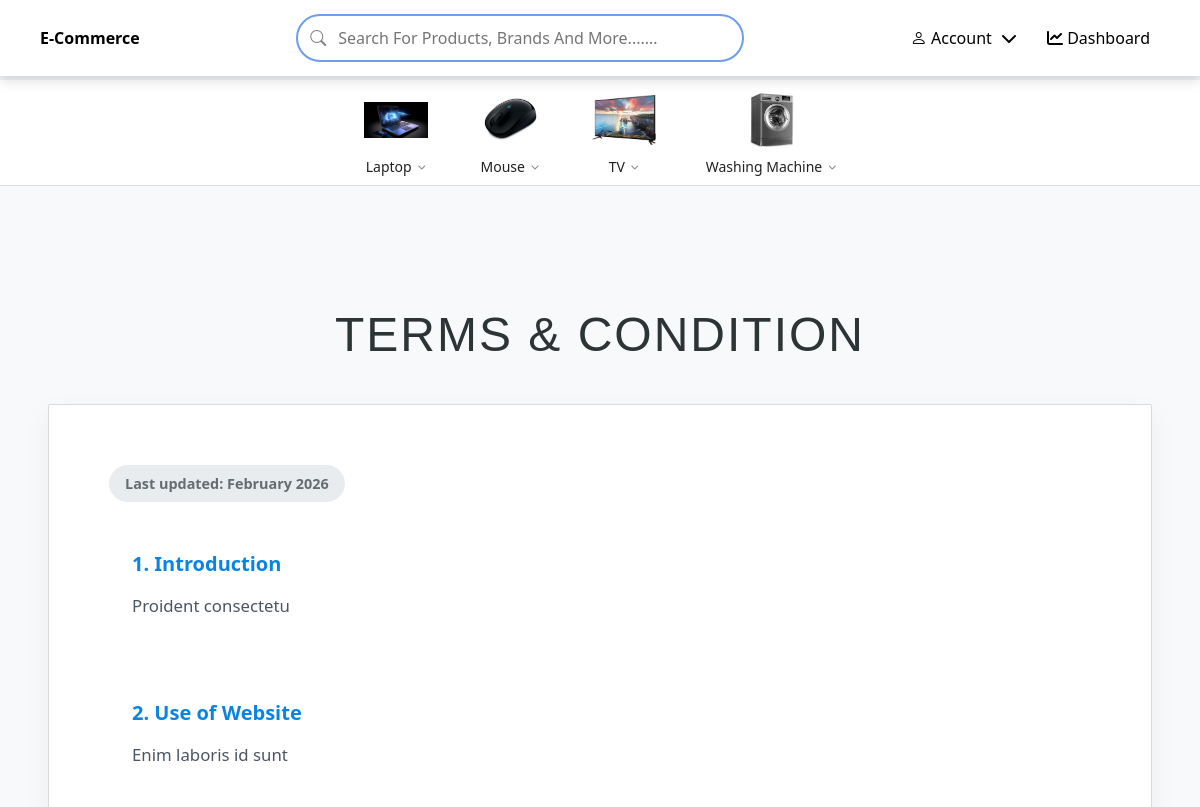
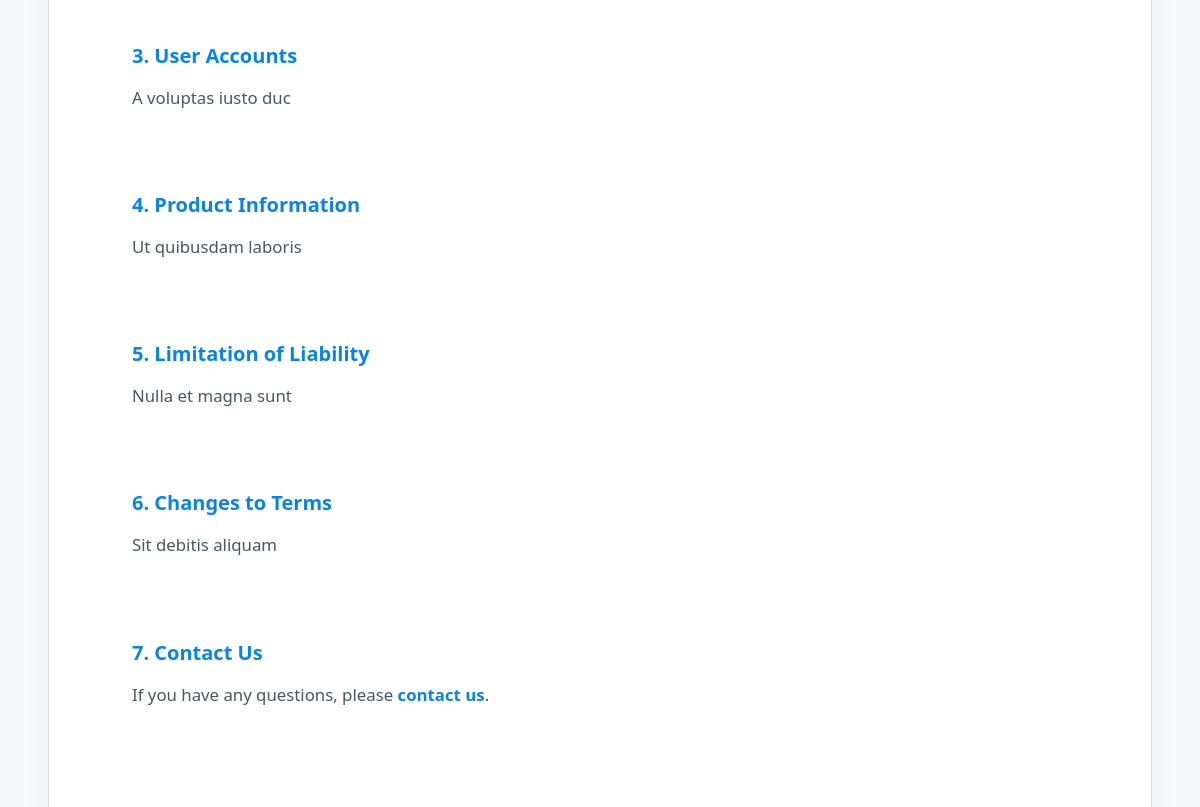
The app's page /user/terms/ (signed in, upper part), older data (2 pictures, top to bottom).
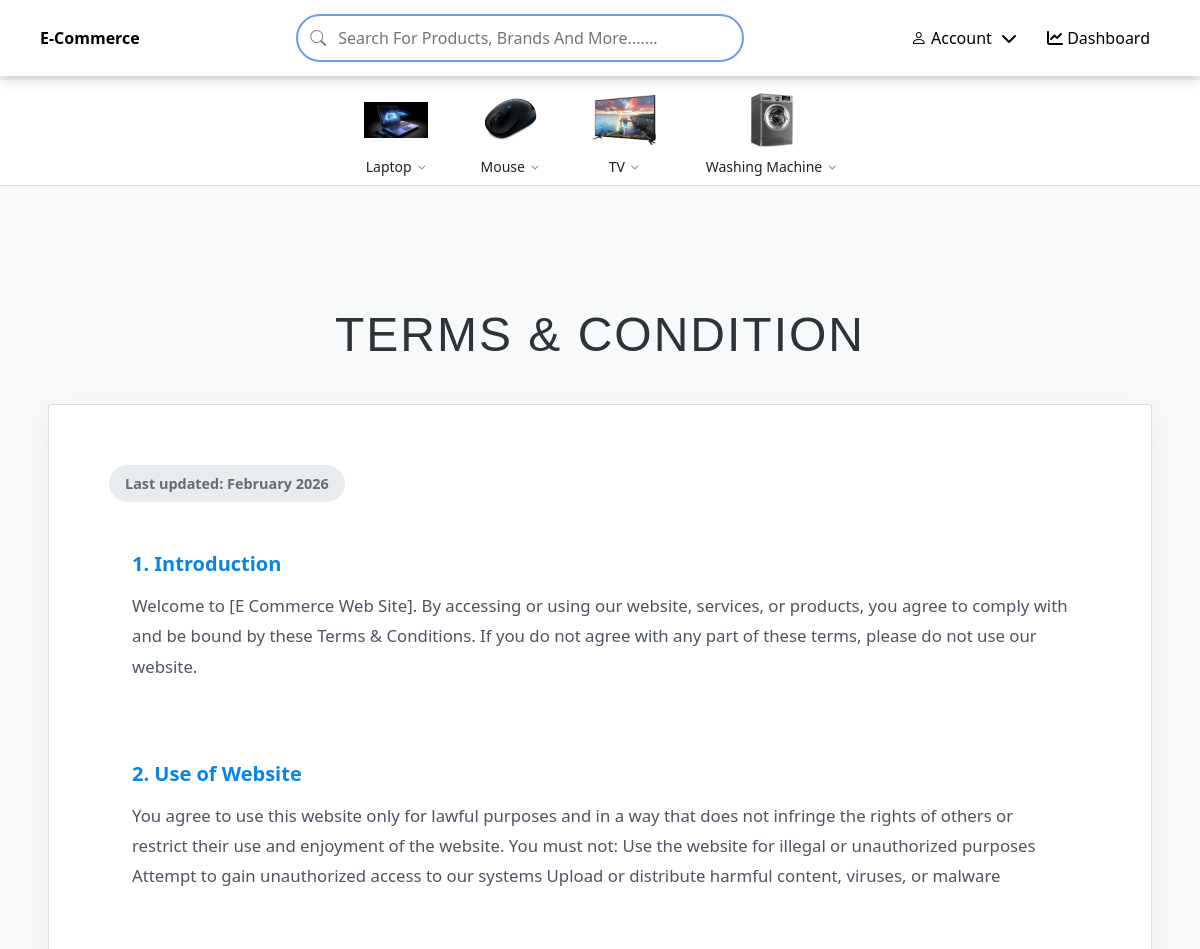
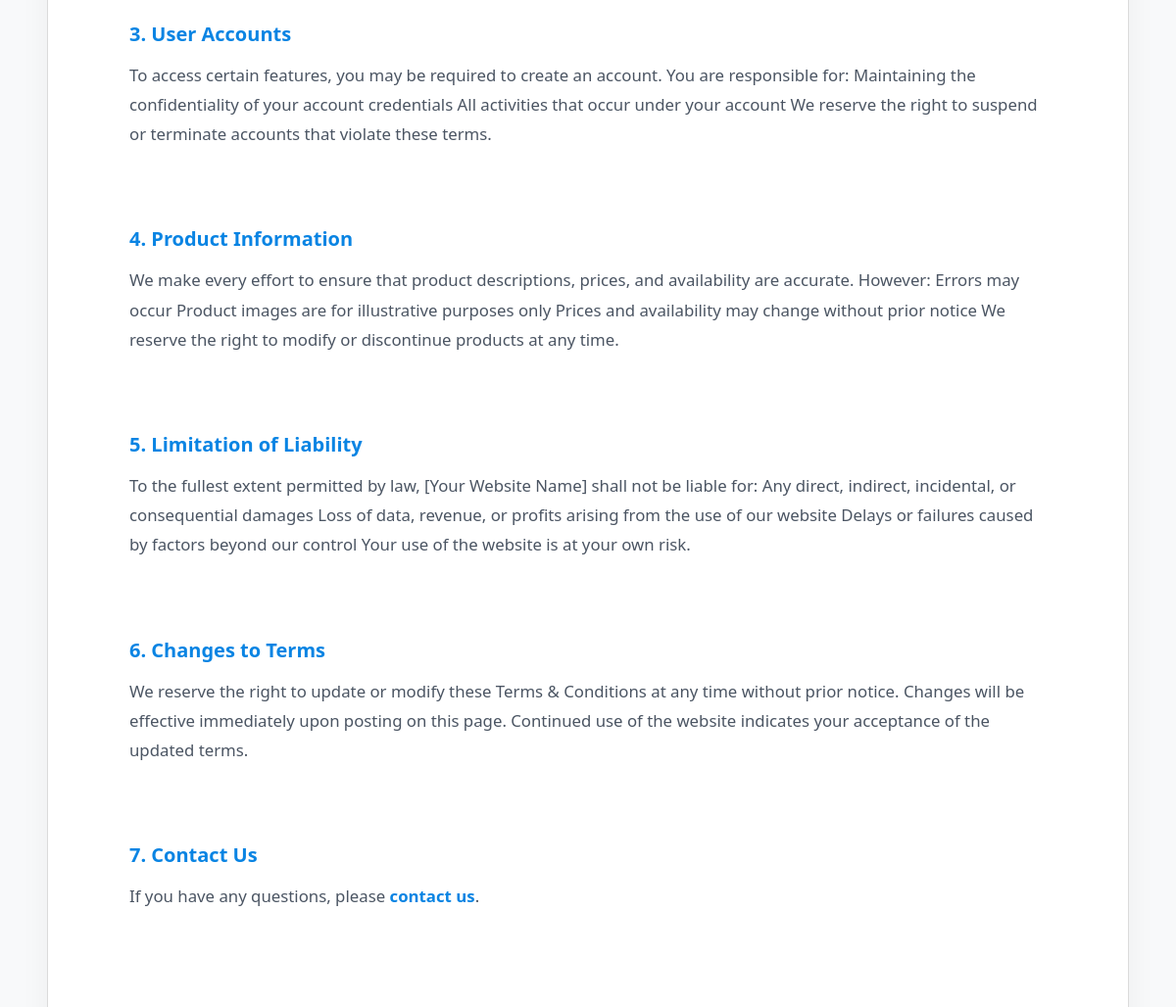
The same page, newer data (2 pictures, top to bottom).
### users/models.py (models this page shows, shortened)
class TermsAndConditions(models.Model):
    title = models.CharField(max_length=200, default="Terms & Conditions")
    last_updated = models.DateField(auto_now=True)
    introduction = models.TextField()
    use_of_website = models.TextField()
    user_accounts = models.TextField()
    product_info = models.TextField()
    liability = models.TextField()
    changes_to_terms = models.TextField()
    class Meta:
        verbose_name_plural = "Terms & Conditions"

### users/views.py (the view)
# urls.py: path('terms/', TermsDetailView.as_view(), name='terms_public'),
class TermsDetailView(DetailView):
    model = TermsAndConditions
    template_name = "terms.html"
    context_object_name = "terms_data"
    def get_object(self):
        obj, _ = TermsAndConditions.objects.get_or_create(id=1)
        return obj

### cart/context_processors.py (called while the page is built)
def cart_count(request):
    if request.user.is_authenticated:
        count = Cart.objects.filter(user=request.user).aggregate(
            total=models.Sum("quantity")
        )["total"] or 0
        return {"cart_count": count}
    return {"cart_count": 0}

### product/context_processors.py (called while the page is built)
def category_context(request):
    return {
        'header_categories': Category.objects.all().prefetch_related('subcategories')
    }

### template/terms.html
{% extends "base.html" %}
{% block content %}
<div class="about-page-bg">
    <h1 class="title">
        {{ terms_data.title }}
    </h1>
    <div class="container-fluid px-5">
        <div class="card legal-card w-100">
            <div class="card-body card-body-content">
                <div class="update-badge">
                    Last updated: {{ terms_data.last_updated|date:"F Y" }}
                </div>
                <section class="mb-4">
                    <h5>1. Introduction</h5>
                    <p>{{ terms_data.introduction }}</p>
                </section>
                <section class="mb-4">
                    <h5>2. Use of Website</h5>
                    <p>{{ terms_data.use_of_website }}</p>
                </section>
                <section class="mb-4">
                    <h5>3. User Accounts</h5>
                    <p>{{ terms_data.user_accounts }}</p>
                </section>
                <section class="mb-4">
                    <h5>4. Product Information</h5>
                    <p>{{ terms_data.product_info }}</p>
                </section>
                <section class="mb-4">
                    <h5>5. Limitation of Liability</h5>
                    <p>{{ terms_data.liability }}</p>
                </section>
                <section class="mb-4">
                    <h5>6. Changes to Terms</h5>
                    <p>{{ terms_data.changes_to_terms }}</p>
                </section>
                <section class="mb-4">
                    <h5>7. Contact Us</h5>
                    <p>
                        If you have any questions, please
                        <a href="{% url 'contact' %}" class="contact-link">contact us</a>.
                    </p>
                </section>
            </div>
        </div>
    </div>
</div>
{% endblock %}

Row changes from the older to the newer data that the page shows:
changed TermsAndConditions "TERMS & CONDITION": introduction "Proident consectetu" → "Welcome to [E Commerce Web Site]. By accessing or using our website, services, or products, you agree to comply with and be bound by these Terms & Conditions. If you do not agree with any part of these terms, please do not use our website."; use_of_website "Enim laboris id sunt" → "You agree to use this website only for lawful purposes and in a way that does not infringe the rights of others or restrict their use and enjoyment of the website. You must not: Use the website for illegal or unauthorized purposes Attempt to gain unauthorized access to our systems Upload or distribute harmful content, viruses, or malware"; user_accounts "A voluptas iusto duc" → "To access certain features, you may be required to create an account. You are responsible for: Maintaining the confidentiality of your account credentials All activities that occur under your account We reserve the right to suspend or terminate accounts that violate these terms."; product_info "Ut quibusdam laboris" → "We make every effort to ensure that product descriptions, prices, and availability are accurate. However: Errors may occur Product images are for illustrative purposes only Prices and availability may change without prior notice We reserve the right to modify or discontinue products at any time."; liability "Nulla et magna sunt" → "To the fullest extent permitted by law, [Your Website Name] shall not be liable for: Any direct, indirect, incidental, or consequential damages Loss of data, revenue, or profits arising from the use of our website Delays or failures caused by factors beyond our control Your use of the website is at your own risk."; changes_to_terms "Sit debitis aliquam" → "We reserve the right to update or modify these Terms & Conditions at any time without prior notice. Changes will be effective immediately upon posting on this page. Continued use of the website indicates your acceptance of the updated terms."
